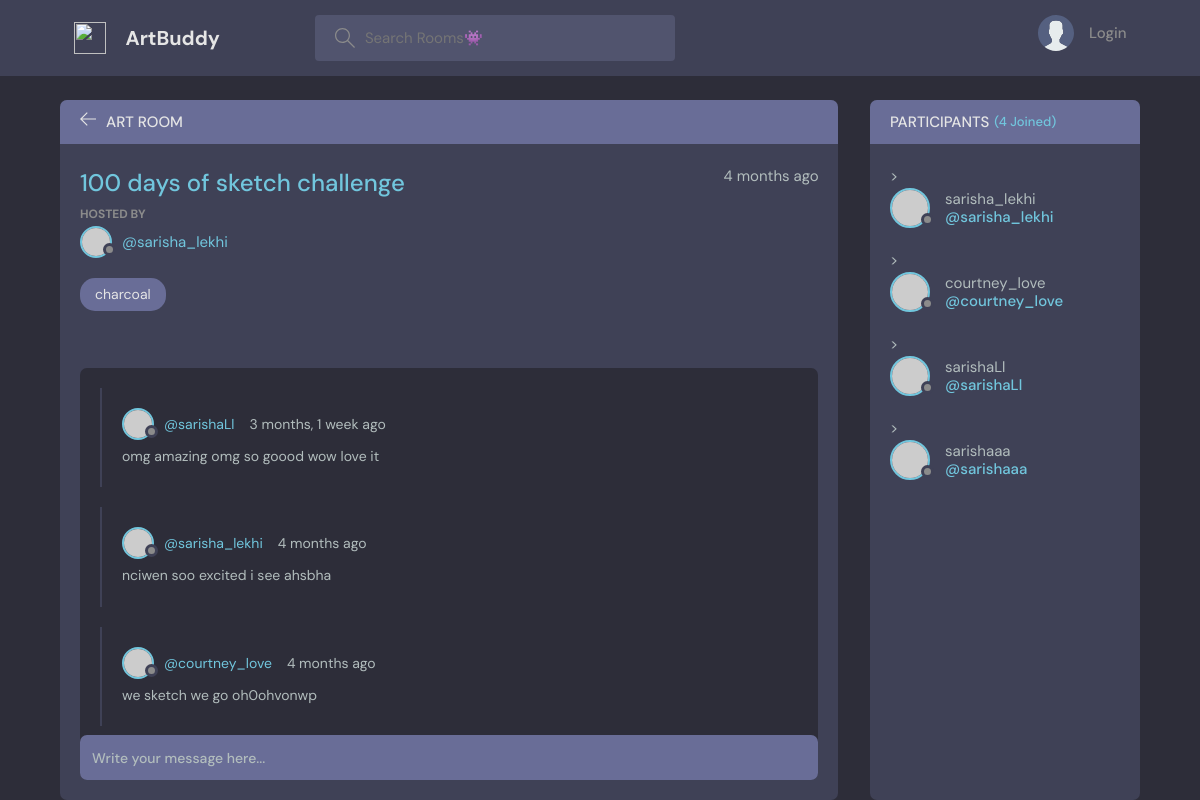
The page /room/1/ on the database its author committed.
### base/models.py (models this page shows, shortened)
class Room(models.Model):
    host=models.ForeignKey(User, on_delete=models.SET_NULL, null=True)
    topic= models.ForeignKey(Topic, on_delete=models.SET_NULL, null=True)
    name = models.CharField(max_length=200)
    description = models.TextField(null=True, blank=True)
    participants= models.ManyToManyField(User, related_name='participants', blank=True) #basically a user can have many rooms and a room cal have many user
    updated = models.DateTimeField(auto_now=True) #changes everytime
    created = models.DateTimeField(auto_now_add=True) #chnages once when we open first time
    class Meta:
        ordering = ['-updated', '-created'] #gives prefrence,  with -(acsending), without -(descending)

class Topic(models.Model):
    name= models.CharField(max_length=150)
    def __str__(self):
        return self.name

class Message(models.Model):
    user=  models.ForeignKey(User, on_delete=models.CASCADE) #user is built in by django we access it importing the above library or wtvr
    room= models.ForeignKey(Room, on_delete=models.CASCADE) #if a room is delted then the mesg of respective group are also deleted
    body= models.TextField()
    updated = models.DateTimeField(auto_now=True) #changes everytime
    created = models.DateTimeField(auto_now_add=True) #chnages once when we open first time
    class Meta:
        ordering = ['-updated', '-created']

### base/views.py (the view, shortened to what this page needs)
# urls.py: path('room/<str:pk>/',views.room, name="room"),
def room(request, pk):
    room = Room.objects.get(id=pk)
    room_messages=room.message_set.all()
    participants= room.participants.all()
    context= {'room' : room, 'room_messages': room_messages, 'participants':participants}
    return render(request, 'base/room.html', context)

### base/templates/base/room.html (shortened to what this page needs)
{% extends 'main.html' %}
{% block content %}
    <main class="profile-page layout layout--2">
      <div class="container">
        <div class="room">
          <div class="room__top">
            <div class="room__topLeft">
              <a href="{% url 'home' %}">
                <svg version="1.1" xmlns="http://www.w3.org/2000/svg" width="32" height="32" viewBox="0 0 32 32">
                  <title>arrow-left</title>
                  <path
                    d="M13.723 2.286l-13.723 13.714 13.719 13.714 1.616-1.611-10.96-10.96h27.625v-2.286h-27.625l10.965-10.965-1.616-1.607z"
                  ></path>
                </svg>
              </a>
              <h3>Art Room</h3>
            </div>
          </div>
          <div class="room__box scroll">
            <div class="room__header scroll">
              <div class="room__info">
                <h3>{{room.name}}</h3>
                <span>{{room.created|timesince}} ago</span>
              </div>
              <div class="room__hosted">
                <p>Hosted By</p>
                <a href="{% url 'user-profile' room.host.id %}" class="room__author">
                  <div class="avatar avatar--small">
                    <img src="https://randomuser.me/api/portraits/men/37.jpg" />
                  </div>
                  <span>@{{room.host.username}}</span>
                </a>
              </div>
              <span class="room__topics">{{room.topic}}</span>
            </div>
            <div class="room__conversation">
              <div class="threads scroll">
                {% for message in room_messages %}
                <div class="thread">
                  <div class="thread__top">
                    <div class="thread__author">
                      <a href="{% url 'user-profile' message.user.id %}" class="thread__authorInfo">
                        <div class="avatar avatar--small">
                          <img src="https://randomuser.me/api/portraits/men/37.jpg" />
                        </div>
                        <span>@{{message.user.username}}</span>
                      </a>
                      <span class="thread__date">{{message.created|timesince}} ago</span>
                    </div>
                  </div>
                  <div class="thread__details">
                    {{message.body}}
                  </div>
                </div>
                {% endfor %}
              </div>
            </div>
          </div>
          <div class="room__message">
            <form action="" method="POST">
            <input name="body" placeholder="Write your message here..." /></form>
          </div>
        </div>
        <div class="participants">
          <h3 class="participants__top">Participants <span>({{participants.count}} Joined)</span></h3>
          <div class="participants__list scroll">
            {% for user in participants %} >
            <a href="{% url 'user-profile' user.id %}" class="participant">
              <div class="avatar avatar--medium">
                <img src="https://randomuser.me/api/portraits/men/37.jpg" />
              </div>
              <p>
                 {{user.username}}
                <span>@{{user.username}}</span>
              </p>
            </a>
            {% endfor %}
          </div>
        </div>
      </div>
    </main>
{% endblock content %}

### rows shown on the page
Room: name "100 days of sketch challenge", created "4 months", host.username "sarisha_lekhi", topic "charcoal"
Message: user.username "sarishaLl", created "3 months, 1 week", body "omg amazing omg so goood wow love it"
Message: user.username "sarisha_lekhi", created "4 months", body "nciwen soo excited i see ahsbha"
Message: user.username "courtney_love", created "4 months", body "we sketch we go oh0ohvonwp"

### other values the page prints
{{ participants.count }} "4"
{{ user.username }} "sarisha_lekhi"
{{ user.username }} "courtney_love"
{{ user.username }} "sarishaLl"
{{ user.username }} "sarishaaa"
